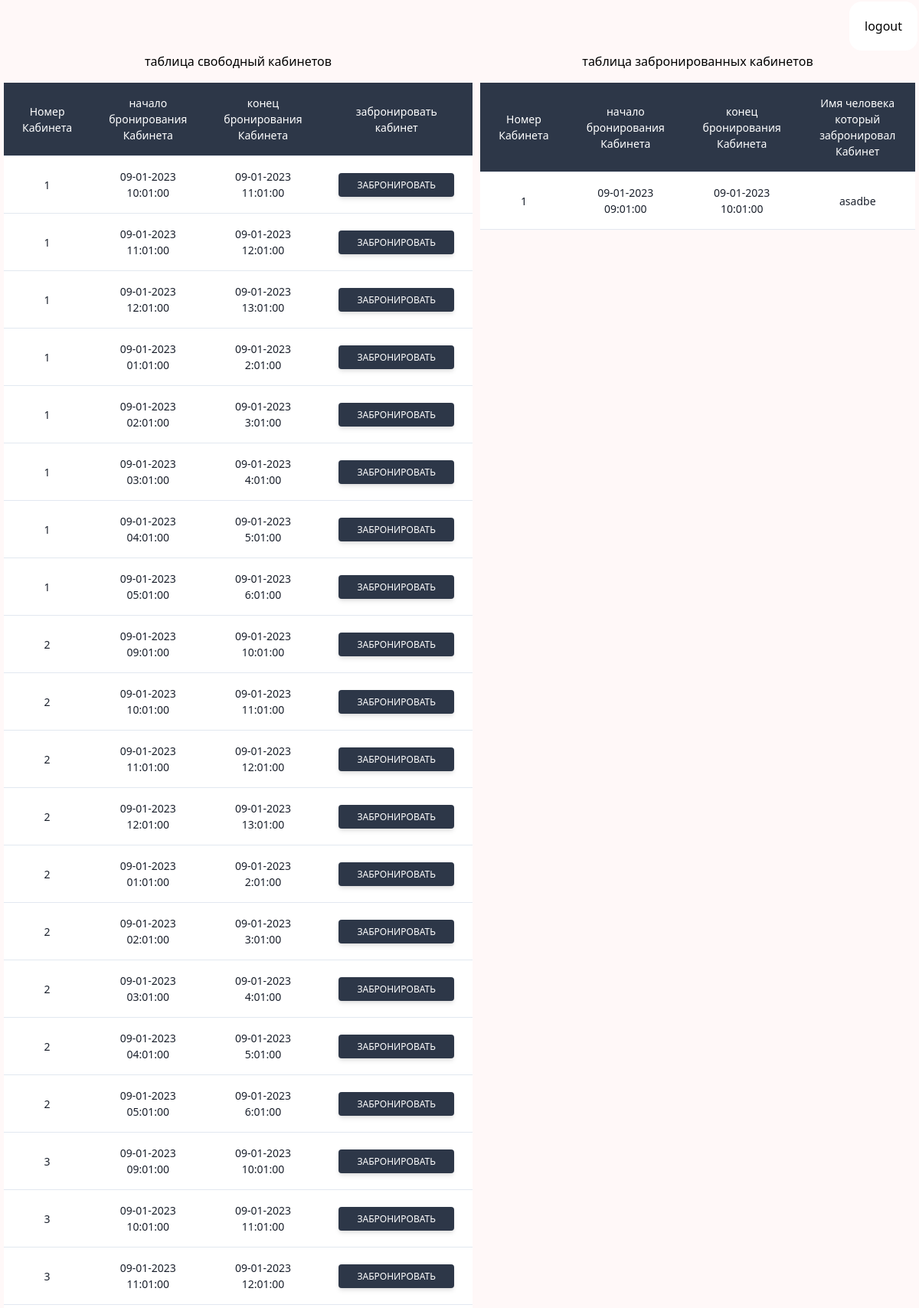
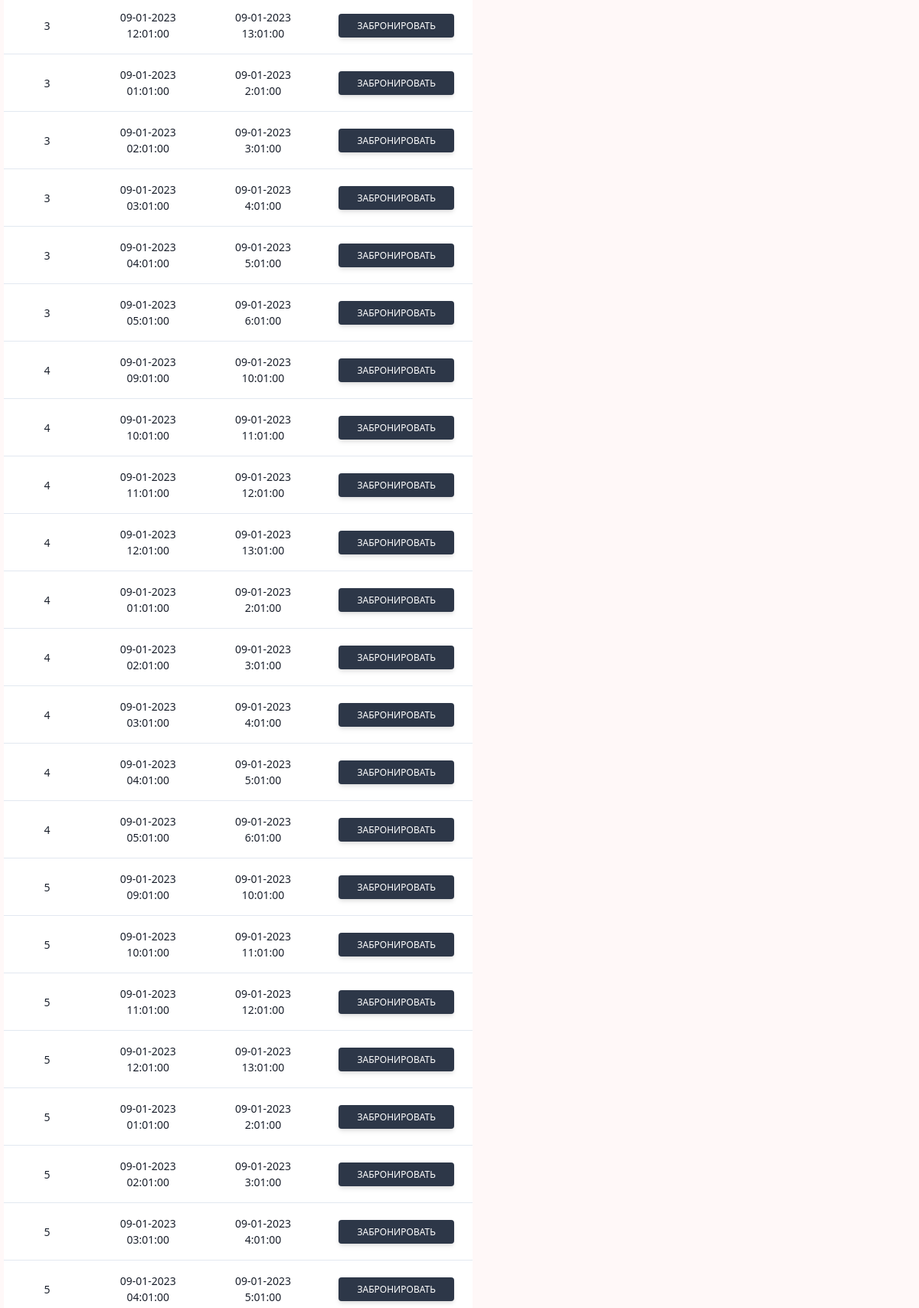
Screenshot of /profile (signed in, upper part) with the database file from the repository (2 pictures, top to bottom).
### tables this page shows
CREATE TABLE `free_cabinets` (
  `id` int NOT NULL,
  `start_booking_cabinet` varchar(50) NOT NULL,
  `end_cabinet_booking` varchar(50) NOT NULL,
  `number_cabinet` int NOT NULL
);

### Controllers/Cabinets.php (called while the page is built, shortened)
<?php
class Cabinets
{
    public function freeCabinets($connect)
    {
        $sql1 = "SELECT * FROM `free_cabinets`";
        $result = $connect->query($sql1)->fetchAll(PDO::FETCH_ASSOC);
    }
    public function reservedCabinets($connect)
    {
        $sql1 = "SELECT * FROM `reserved_сabinets`";
        $result = $connect->query($sql1)->fetchAll(PDO::FETCH_ASSOC);
    }
}

### index.php (called while the page is built, shortened)
<?php
require_once "Routes/Route.php";
$route = new Route();
$route->router('/', function () {
    HomeControllers::index();
});
$route->router('/register', function () {
    require_once "Views/register.php";
});
$route->router('/signup', function () {
    SignupControllers::signup();
});
$route->router('/profile', function () {
    include "Views/profile.php";
});
$route->router('/signin', function () {
    SigninControllers::singnin();
});
$route->router('/logout', function () {
    LogoutControllers::logout();
});
$route->router('/send_message', function () {
    SendSMS::sendSms();
    SendMail::sendMail();
    header('Location: /profile');
});
$action = $_SERVER['REQUEST_URI'];
$route->dispath($action);

### Views/profile.php (the view, shortened to what this page needs)
<?php
require_once 'layouts/head.php';
$connect= new \Models\ConnectDB();
$connect=$connect->connectDB();
$cabinets = new \Controllers\Cabinets();
$cabinets->freeCabinets($connect);
$cabinets->reservedCabinets($connect);
?>
<div style="display: flex; justify-content: end">
    <a  style="padding: 20px;background-color: #fff;border-radius: 1em;margin: 2px" href="/logout">logout</a>
</div>
<div class="body grid">
    <div style="display: flex;justify-content: center; margin: 0 5px ; text-align: center; flex-direction: column">
        <h1>таблица свободный кабинетов</h1>
        <div class="flex flex-col">
            <div class="overflow-x-auto sm:-mx-6 lg:-mx-8">
                <div class="py-4 inline-block min-w-full sm:px-6 lg:px-8">
                    <div class="overflow-hidden">
                        <table class="min-w-full text-center">
                            <thead class="border-b bg-gray-800">
                            <tr>
                                <th scope="col" class="text-sm font-medium text-white px-6 py-4">
                                    Номер Кабинета
                                </th>
                                <th scope="col" class="text-sm font-medium text-white px-6 py-4">
                                    начало бронирования Кабинета
                                </th>
                                <th scope="col" class="text-sm font-medium text-white px-6 py-4">
                                    конец бронирования Кабинета
                                <th scope="col" class="text-sm font-medium text-white px-6 py-4">
                                    забронировать кабинет
                                </th>
                            </tr>
                            </thead class="border-b">
                            <tbody>
                             <?php foreach ($_SESSION['free_cabinets'] as $value) : ?>
                                 <tr class="bg-white border-b">
                                     <td class="px-6 py-4 whitespace-nowrap text-sm font-medium text-gray-900"><? echo $value['number_cabinet'] ?></td>
                                     <td class="text-sm text-gray-900 font-light px-6 py-4 whitespace-nowrap">
                                         <? echo $value['start_booking_cabinet'] ?>
                                     </td>
                                     <td class="text-sm text-gray-900 font-light px-6 py-4 whitespace-nowrap">
                                         <? echo $value['end_cabinet_booking'] ?>
                                     </td>
                                     <td class="text-sm text-gray-900 font-light px-6 py-4 whitespace-nowrap">
                                         <form  action="/send_message" method="post">
                                             <button type="submit" class="inline-block px-6 py-2.5 bg-gray-800 text-white font-medium text-xs leading-tight uppercase rounded shadow-md hover:bg-gray-900 hover:shadow-lg focus:bg-gray-900 focus:shadow-lg focus:outline-none focus:ring-0 active:bg-gray-900 active:shadow-lg p-2 transition duration-150 ease-in-out">забронировать</button>
                                        </form>
                                     </td>
                                 </tr class="bg-white border-b">
                             <?php endforeach;?>
                            </tbody>
                        </table>
                    </div>
                </div>
            </div>
        </div>
    </div>
    <div style="display: flex;justify-content: center; margin: 0 5px ; text-align: center; flex-direction: column">
        <h1>таблица забронированных кабинетов</h1>
        <div class="flex flex-col">
            <div class="overflow-x-auto sm:-mx-6 lg:-mx-8">
                <div class="py-4 inline-block min-w-full sm:px-6 lg:px-8">
                    <div class="overflow-hidden">
                        <table class="min-w-full text-center">
                            <thead class="border-b bg-gray-800">
                            <tr>
                                <th scope="col" class="text-sm font-medium text-white px-6 py-4">
                                    Номер Кабинета
                                </th>
                                <th scope="col" class="text-sm font-medium text-white px-6 py-4">
                                    начало бронирования Кабинета
                                </th>
                                <th scope="col" class="text-sm font-medium text-white px-6 py-4">
                                    конец бронирования Кабинета
                                <th scope="col" class="text-sm font-medium text-white px-6 py-4">
                                    Имя человека который забронировал Кабинет
                                </th>
                            </tr>
                            </thead class="border-b">
                            <tbody>
                            <?php foreach ($_SESSION['reserved_сabinets'] as $value) : ?>
                                <tr class="bg-white border-b">
                                    <td class="px-6 py-4 whitespace-nowrap text-sm font-medium text-gray-900"><? echo $value['number_cabinet'] ?></td>
                                    <td class="text-sm text-gray-900 font-light px-6 py-4 whitespace-nowrap">
                                        <? echo $value['start_booking_cabinet'] ?>
                                    </td>
                                    <td class="text-sm text-gray-900 font-light px-6 py-4 whitespace-nowrap">
                                        <? echo $value['end_cabinet_booking'] ?>
                                    </td>
                                    <td class="text-sm text-gray-900 font-light px-6 py-4 whitespace-nowrap">
                                        <?echo $value['user_name'] ?>
                                    </td>
                                </tr class="bg-white border-b">
                            <?php endforeach;?>
                            </tbody>
                        </table>
                    </div>
                </div>
            </div>
        </div>
    </div>
</div>
<?php
require_once 'layouts/footer.php';
?>

### Routes/Route.php (shortened to what this page needs)
<?php
class Route {
    private $routes=[];
    public function router($action,\Closure $callback){
        $action=trim($action,'/');
        $this->routes[$action]=$callback;
    }
    function dispath($action)
    {
        $action = trim($action,'/');
        $callback = $this->routes[$action];
        echo call_user_func($callback);
    }
}

### Views/layouts/head.php (shortened to what this page needs)
<!DOCTYPE html>
<html lang="en">
<head>
    <link href="https://unpkg.com/tailwindcss@^1.0/dist/tailwind.min.css" rel="stylesheet">
</head>
<body>

### Views/layouts/footer.php (shortened to what this page needs)
</body>
</html>

### Views/layouts/head.php (style rules this page uses)
body { background: rgba(255, 248, 248, 0.93); background-size: cover; }
.grid { display: grid; grid-template-columns: 1fr 1fr; margin: 0 auto; align-items: start; }

### rows the page displays
free_cabinets: number_cabinet "1", start_booking_cabinet "09-01-2023 10:01:00", end_cabinet_booking "09-01-2023 11:01:00"
free_cabinets: number_cabinet "1", start_booking_cabinet "09-01-2023 11:01:00", end_cabinet_booking "09-01-2023 12:01:00"
free_cabinets: number_cabinet "1", start_booking_cabinet "09-01-2023 12:01:00", end_cabinet_booking "09-01-2023 13:01:00"
free_cabinets: number_cabinet "1", start_booking_cabinet "09-01-2023 01:01:00", end_cabinet_booking "09-01-2023 2:01:00"
free_cabinets: number_cabinet "1", start_booking_cabinet "09-01-2023 02:01:00", end_cabinet_booking "09-01-2023 3:01:00"
free_cabinets: number_cabinet "1", start_booking_cabinet "09-01-2023 03:01:00", end_cabinet_booking "09-01-2023 4:01:00"
free_cabinets: number_cabinet "1", start_booking_cabinet "09-01-2023 04:01:00", end_cabinet_booking "09-01-2023 5:01:00"
free_cabinets: number_cabinet "1", start_booking_cabinet "09-01-2023 05:01:00", end_cabinet_booking "09-01-2023 6:01:00"
free_cabinets: number_cabinet "2", start_booking_cabinet "09-01-2023 09:01:00", end_cabinet_booking "09-01-2023 10:01:00"
free_cabinets: number_cabinet "2", start_booking_cabinet "09-01-2023 10:01:00", end_cabinet_booking "09-01-2023 11:01:00"
free_cabinets: number_cabinet "2", start_booking_cabinet "09-01-2023 11:01:00", end_cabinet_booking "09-01-2023 12:01:00"
free_cabinets: number_cabinet "2", start_booking_cabinet "09-01-2023 12:01:00", end_cabinet_booking "09-01-2023 13:01:00"
free_cabinets: number_cabinet "2", start_booking_cabinet "09-01-2023 01:01:00", end_cabinet_booking "09-01-2023 2:01:00"
free_cabinets: number_cabinet "2", start_booking_cabinet "09-01-2023 02:01:00", end_cabinet_booking "09-01-2023 3:01:00"
free_cabinets: number_cabinet "2", start_booking_cabinet "09-01-2023 03:01:00", end_cabinet_booking "09-01-2023 4:01:00"
free_cabinets: number_cabinet "2", start_booking_cabinet "09-01-2023 04:01:00", end_cabinet_booking "09-01-2023 5:01:00"
free_cabinets: number_cabinet "2", start_booking_cabinet "09-01-2023 05:01:00", end_cabinet_booking "09-01-2023 6:01:00"
free_cabinets: number_cabinet "3", start_booking_cabinet "09-01-2023 09:01:00", end_cabinet_booking "09-01-2023 10:01:00"
free_cabinets: number_cabinet "3", start_booking_cabinet "09-01-2023 10:01:00", end_cabinet_booking "09-01-2023 11:01:00"
free_cabinets: number_cabinet "3", start_booking_cabinet "09-01-2023 11:01:00", end_cabinet_booking "09-01-2023 12:01:00"
free_cabinets: number_cabinet "3", start_booking_cabinet "09-01-2023 12:01:00", end_cabinet_booking "09-01-2023 13:01:00"
free_cabinets: number_cabinet "3", start_booking_cabinet "09-01-2023 01:01:00", end_cabinet_booking "09-01-2023 2:01:00"
free_cabinets: number_cabinet "3", start_booking_cabinet "09-01-2023 02:01:00", end_cabinet_booking "09-01-2023 3:01:00"
free_cabinets: number_cabinet "3", start_booking_cabinet "09-01-2023 03:01:00", end_cabinet_booking "09-01-2023 4:01:00"
free_cabinets: number_cabinet "3", start_booking_cabinet "09-01-2023 04:01:00", end_cabinet_booking "09-01-2023 5:01:00"
free_cabinets: number_cabinet "3", start_booking_cabinet "09-01-2023 05:01:00", end_cabinet_booking "09-01-2023 6:01:00"
free_cabinets: number_cabinet "4", start_booking_cabinet "09-01-2023 09:01:00", end_cabinet_booking "09-01-2023 10:01:00"
free_cabinets: number_cabinet "4", start_booking_cabinet "09-01-2023 10:01:00", end_cabinet_booking "09-01-2023 11:01:00"
free_cabinets: number_cabinet "4", start_booking_cabinet "09-01-2023 11:01:00", end_cabinet_booking "09-01-2023 12:01:00"
free_cabinets: number_cabinet "4", start_booking_cabinet "09-01-2023 12:01:00", end_cabinet_booking "09-01-2023 13:01:00"
free_cabinets: number_cabinet "4", start_booking_cabinet "09-01-2023 01:01:00", end_cabinet_booking "09-01-2023 2:01:00"
free_cabinets: number_cabinet "4", start_booking_cabinet "09-01-2023 02:01:00", end_cabinet_booking "09-01-2023 3:01:00"
free_cabinets: number_cabinet "4", start_booking_cabinet "09-01-2023 03:01:00", end_cabinet_booking "09-01-2023 4:01:00"
free_cabinets: number_cabinet "4", start_booking_cabinet "09-01-2023 04:01:00", end_cabinet_booking "09-01-2023 5:01:00"
free_cabinets: number_cabinet "4", start_booking_cabinet "09-01-2023 05:01:00", end_cabinet_booking "09-01-2023 6:01:00"
free_cabinets: number_cabinet "5", start_booking_cabinet "09-01-2023 09:01:00", end_cabinet_booking "09-01-2023 10:01:00"
free_cabinets: number_cabinet "5", start_booking_cabinet "09-01-2023 10:01:00", end_cabinet_booking "09-01-2023 11:01:00"
free_cabinets: number_cabinet "5", start_booking_cabinet "09-01-2023 11:01:00", end_cabinet_booking "09-01-2023 12:01:00"
free_cabinets: number_cabinet "5", start_booking_cabinet "09-01-2023 12:01:00", end_cabinet_booking "09-01-2023 13:01:00"
free_cabinets: number_cabinet "5", start_booking_cabinet "09-01-2023 01:01:00", end_cabinet_booking "09-01-2023 2:01:00"
free_cabinets: number_cabinet "5", start_booking_cabinet "09-01-2023 02:01:00", end_cabinet_booking "09-01-2023 3:01:00"
free_cabinets: number_cabinet "5", start_booking_cabinet "09-01-2023 03:01:00", end_cabinet_booking "09-01-2023 4:01:00"
free_cabinets: number_cabinet "5", start_booking_cabinet "09-01-2023 04:01:00", end_cabinet_booking "09-01-2023 5:01:00"
reserved_сabinets: number_cabinet "1", start_booking_cabinet "09-01-2023 09:01:00", end_cabinet_booking "09-01-2023 10:01:00", user_name "asadbe"
